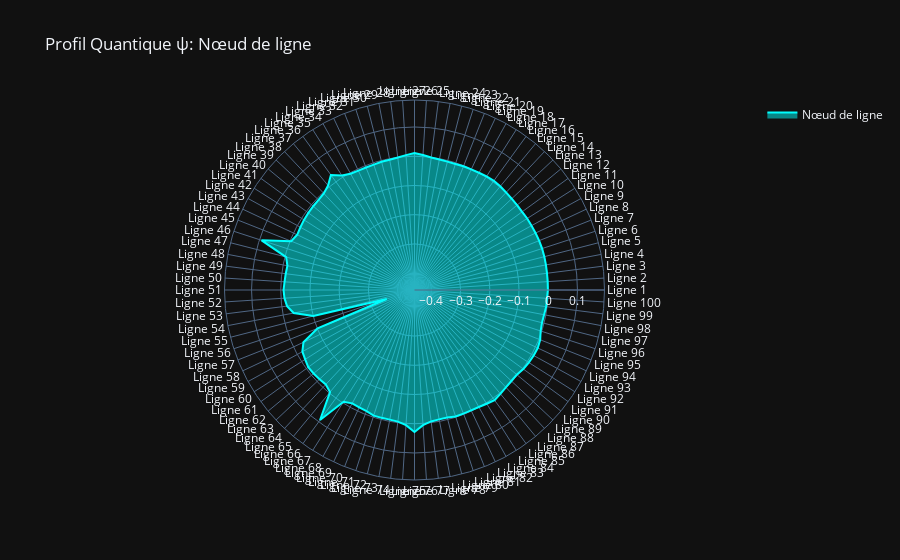

Notebook source saved alongside this figure:
### Markdown cell above
## Étape 8 : Visualisation Radar de la Fonction d'Onde

Créer un diagramme radar pour visualiser l'évolution de la fonction d'onde ψ à travers toutes les étapes de propagation pour un nœud ou une arête spécifique.

### Code cell
import plotly.graph_objects as go

def plot_node_radar(G):
    """
    Crée un diagramme radar des composantes ψ pour un nœud ou une arête spécifique.
    
    Paramètres :
    -----------
    G : HamiltonianGrid
        L'objet grille quantique
    target_node : str
        L'identifiant du nœud ou de l'arête à inspecter
        
    Retour :
    --------
    Affiche une figure Plotly interactive
    """
    # Créer les catégories pour chaque étape
    categories = [f"Ligne {i+1}" for i in range(len(G._lines))]
    
    # Récupérer les valeurs ψ pour chaque étape
    values = [G.psis[-1].get(G._lines[i], 0) for i in range(len(G._lines))]
    
    # Fermer la boucle pour le diagramme radar
    categories_closed = categories + [categories[0]]
    values_closed = values + [values[0]]

    fig = go.Figure()

    # Ajouter la trace ψ
    fig.add_trace(go.Scatterpolar(
        r=values_closed,
        theta=categories_closed,
        fill='toself',
        name=f'Nœud de ligne',
        line_color='cyan'
    ))

    # Configurer la mise en page
    fig.update_layout(
        polar=dict(
            radialaxis=dict(
                visible=True, 
                range=[min(values)-0.1, max(values)+0.1]
            )
        ),
        showlegend=True,
        title=f"Profil Quantique ψ: Nœud de ligne",
        template="plotly_dark"
    )

    fig.show()

# Afficher le profil quantique pour l'arête d'entrée
plot_node_radar(G)

### Figure 1 — Plotly figure (JSON) as saved in the notebook; plotly's stock layout.template omitted (floating-point values rounded to 4 significant figures)
{"data": [{"fill": "toself", "line": {"color": "cyan"}, "name": "Nœud de ligne", "r": [-0.001222, -0.001012, -0.0005365, 0.0002428, 0.001174, 0.001697, 0.001124, 0.0001596, -0.0006159, -0.001012, -0.002653, -0.002288, -0.001377, 0.0003342, 0.002754, 0.004491, 0.002641, 0.0001299, -0.001612, -0.002419, -0.00445, -0.004112, -0.003018, -0.0002828, 0.005018, 0.01087, 0.004817, -0.0006691, -0.003541, -0.004634, -0.006585, -0.006689, -0.006302, -0.003465, 0.006727, 0.02916, 0.006425, -0.004082, -0.00725, -0.007942, -0.008616, -0.009759, -0.01204, -0.014, -0.003809, 0.09263, -0.0042, -0.01483, -0.01343, -0.01194, -0.009504, -0.0117, -0.01808, -0.03669, -0.1006, -0.3577, -0.101, -0.03762, -0.01971, -0.01445, -0.0082, -0.009438, -0.0119, -0.0141, -0.004123, 0.09222, -0.004509, -0.01493, -0.01332, -0.01171, -0.005658, -0.005961, -0.00597, -0.00368, 0.005973, 0.02816, 0.00569, -0.004277, -0.006938, -0.007343, -0.002812, -0.002779, -0.002343, -0.0006233, 0.00353, 0.008769, 0.003383, -0.0009265, -0.002812, -0.003385, 0.002812, 0.005592, 0.007935, 0.008558, 0.005029, -0.003741, -0.007124, -0.006197, -0.003385, -0.003385, -0.001222], "theta": ["Ligne 1", "Ligne 2", "Ligne 3", "Ligne 4", "Ligne 5", "Ligne 6", "Ligne 7", "Ligne 8", "Ligne 9", "Ligne 10", "Ligne 11", "Ligne 12", "Ligne 13", "Ligne 14", "Ligne 15", "Ligne 16", "Ligne 17", "Ligne 18", "Ligne 19", "Ligne 20", "Ligne 21", "Ligne 22", "Ligne 23", "Ligne 24", "Ligne 25", "Ligne 26", "Ligne 27", "Ligne 28", "Ligne 29", "Ligne 30", "Ligne 31", "Ligne 32", "Ligne 33", "Ligne 34", "Ligne 35", "Ligne 36", "Ligne 37", "Ligne 38", "Ligne 39", "Ligne 40", "Ligne 41", "Ligne 42", "Ligne 43", "Ligne 44", "Ligne 45", "Ligne 46", "Ligne 47", "Ligne 48", "Ligne 49", "Ligne 50", "Ligne 51", "Ligne 52", "Ligne 53", "Ligne 54", "Ligne 55", "Ligne 56", "Ligne 57", "Ligne 58", "Ligne 59", "Ligne 60", "Ligne 61", "Ligne 62", "Ligne 63", "Ligne 64", "Ligne 65", "Ligne 66", "Ligne 67", "Ligne 68", "Ligne 69", "Ligne 70", "Ligne 71", "Ligne 72", "Ligne 73", "Ligne 74", "Ligne 75", "Ligne 76", "Ligne 77", "Ligne 78", "Ligne 79", "Ligne 80", "Ligne 81", "Ligne 82", "Ligne 83", "Ligne 84", "Ligne 85", "Ligne 86", "Ligne 87", "Ligne 88", "Ligne 89", "Ligne 90", "Ligne 91", "Ligne 92", "Ligne 93", "Ligne 94", "Ligne 95", "Ligne 96", "Ligne 97", "Ligne 98", "Ligne 99", "Ligne 100", "Ligne 1"], "type": "scatterpolar"}], "layout": {"polar": {"radialaxis": {"range": [-0.4577, 0.1926], "visible": true}}, "showlegend": true, "title": {"text": "Profil Quantique ψ: Nœud de ligne"}}}
